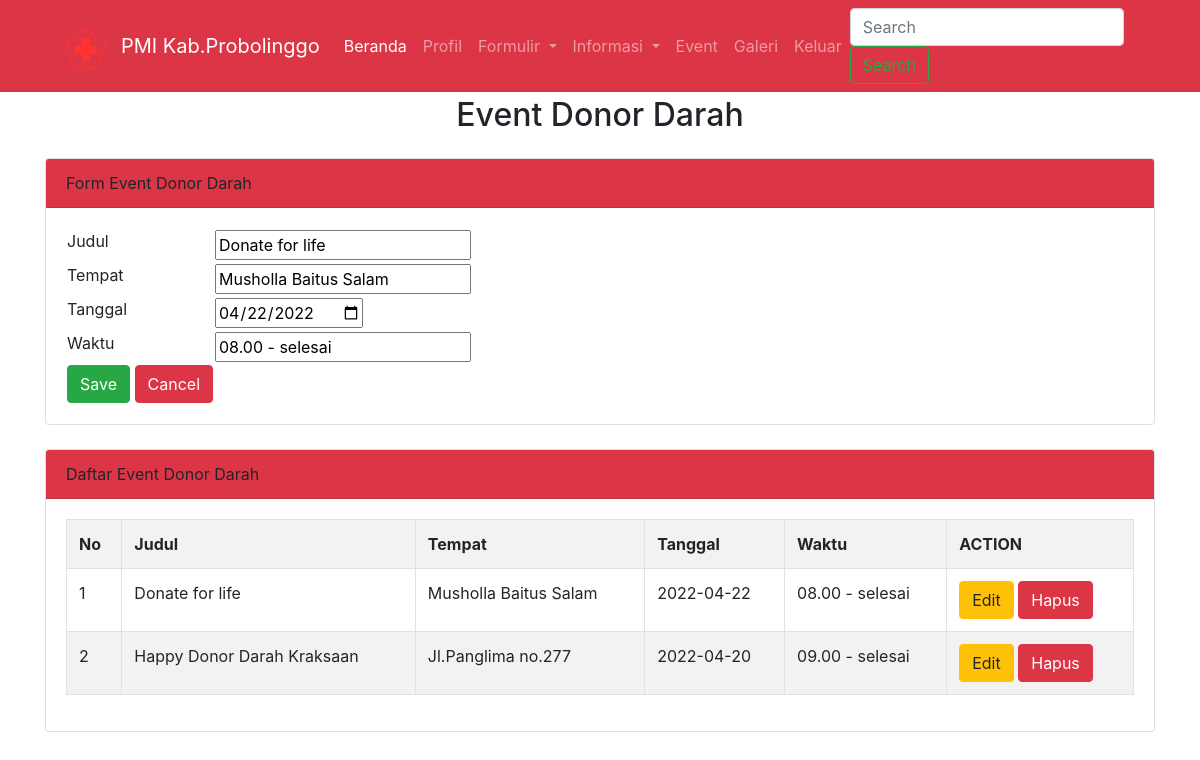
Page /event.php?hal=edit&id=2 (signed in) on the committed database.
### tables this page shows
CREATE TABLE `even` (
  `id_event` int(5) NOT NULL,
  `judul` varchar(100) NOT NULL,
  `tempat` varchar(50) NOT NULL,
  `tanggal` date NOT NULL,
  `waktu` varchar(50) NOT NULL
);

### event.php (the view, shortened to what this page needs)
<?php
$server = "localhost";
$user = "root";
$password = "";
$dbname = "utspaw";
$no = 1;
$koneksi = mysqli_connect($server,$user,$password,$dbname)or die(mysqli_error($koneksi));
if(isset($_GET['hal'])){
    if($_GET['hal'] == "edit"){
        $hasil = mysqli_query($koneksi, "SELECT * FROM even WHERE id_event = '$_GET[id]' ");
        $data = mysqli_fetch_array($hasil);
        if($data){
            $vjudul = $data['judul'];
            $vtempat = $data['tempat'];
            $vtanggal = $data['tanggal'];
            $vwaktu = $data['waktu'];
        }
    }
}
?>
<!DOCTYPE html>
<html lang="en">
<head>
    <link rel="stylesheet" href="https://stackpath.bootstrapcdn.com/bootstrap/4.4.1/css/bootstrap.min.css">
  </head>
  <body>
    <nav class="navbar fixed-top navbar-expand-lg navbar-dark bg-danger">
        <div class="header">
            <img id="logo" src="images/pmi.png" alt="logo">
        </div>
        <div class="container">
        <a class="navbar-brand" href="#"> PMI Kab.Probolinggo</a>
        <div class="collapse navbar-collapse" id="navbarSupportedContent">
          <ul class="navbar-nav mr-auto">
            <li class="nav-item active">
              <a class="nav-link" href="Beranda.php">Beranda<span class="sr-only">(current)</span></a>
            </li>
            <li class="nav-item">
                <a class="nav-link" href="profil.php">Profil</a>
            </li>
            <li class="nav-item dropdown">
              <a class="nav-link dropdown-toggle" href="#" id="navbarDropdown" role="button" data-toggle="dropdown" aria-haspopup="true" aria-expanded="false">
                Formulir
              </a>
            </li>
            <li class="nav-item dropdown">
              <a class="nav-link dropdown-toggle" href="#" id="navbarDropdown" role="button" data-toggle="dropdown" aria-haspopup="true" aria-expanded="false">
                Informasi
              </a>
            </li>
            <li class="nav-item">
                <a class="nav-link" href="event.php">Event</a>
            </li>
            <li class="nav-item">
                <a class="nav-link" href="galeri.php">Galeri</a>
            </li>
            <li class="nav-item">
                <a class="nav-link" href="logout.php">Keluar</a>
            </li>
          </ul>
          <form class="form-inline my-2 my-lg-0">
            <input class="form-control mr-sm-2" type="search" placeholder="Search" aria-label="Search">
            <button class="btn btn-outline-success my-2 my-sm-0" type="submit">Search</button>
          </form>
        </div></div>
    </nav>
    <br><br><br><br>
    <div class="container">
    <h2 class="text-center">Event Donor Darah</h2>
    <div class="card mt-4">
    <div class="card-header bg-danger text-black" >
        Form Event Donor Darah
    </div>
    <div class="card-body">
        <form method="post" action="">
            <table>
                <tr class="form-group">
                    <td>
                        <label>Judul</label>
                    </td>
                    <td>
                        <input type="text" name="tjudul" value="<?=@$vjudul?>" class="from-control" placeholder="Input Judul event disini !" ruqueired>
                    </td>
                </tr>
                <tr class="form-group">
                    <td>
                        <label>Tempat</label>
                    </td>
                    <td>
                        <input type="text" name="ttempat" value="<?=@$vtempat?>" class="from-control" placeholder="Input tempat event disini !" ruqueired>
                    </td>
                </tr>
                <tr class="form-group">
                    <td>
                        <label>Tanggal</label>
                    </td>
                    <td>
                        <input type="date" name="ttanggal" value="<?=@$vtanggal?>" class="from-control">
                    </td>
                </tr>
                <tr class="form-group">
                    <td>
                        <label>Waktu</label>
                    </td>
                    <td>
                        <input type="text" name="twaktu" value="<?=@$vwaktu?>" class="from-control" placeholder="Input waktu event disini !" ruqueired>
                    </td>
                </tr>
                <tr>
                    <td>
                        <button type="submit" class="btn btn-success" name="bsimpan">Save</button>
                        <button type="reset" class="btn btn-danger" name="bbatal">Cancel</button>
                    </td>
                </tr>
            </table>
        </form>
    </div>
    </div>
<div class="card mt-4">
    <div class="card-header bg-danger text-black" >
        Daftar Event Donor Darah
    </div>
    <div class="card-body">
        <table class="table table-bordered table-striped">
            <tr>
                <th>No</th>
                <th>Judul</th>
                <th>Tempat</th>
                <th>Tanggal</th>
                <th>Waktu</th>
                <th>ACTION</th>
            </tr>
            <?php
                $hasil = mysqli_query($koneksi, "SELECT * FROM even order by id_event desc");
                while($data = mysqli_fetch_array($hasil)) :
            ?>
            <tr>
                <td><?=$no++;?></td>
                <td><?=$data['judul'];?></td>
                <td><?=$data['tempat'];?></td>
                <td><?=$data['tanggal'];?></td>
                <td><?=$data['waktu'];?></td>
                <td>
                    <a href="event.php?hal=edit&id=<?=$data['id_event']?>" class="btn btn-warning">Edit</a>
                    <a href="event.php?hal=hapus&id=<?=$data['id_event']?>"
                    onclick="return confirm('Apakah Anda Yakin Ingin Menghapus Data Ini?')" class="btn btn-danger">Hapus</a>
                </td>
            </tr>
            <?php endwhile;?>
        </table>
    </div>
    </div>
</div>
</body>
</html>

### event.php (style rules this page uses)
.header { padding-left: 50px; padding-top: 5px; }
#logo { width: 40px; height: 40px; }

### rows in the picture
even: tjudul "Donate for life", ttempat "Musholla Baitus Salam", ttanggal "04/22/2022", twaktu "08.00 - selesai", judul "Donate for life", tempat "Musholla Baitus Salam", tanggal "2022-04-22", waktu "08.00 - selesai"
even: judul "Happy Donor Darah Kraksaan", tempat "Jl.Panglima no.277", tanggal "2022-04-20", waktu "09.00 - selesai"
